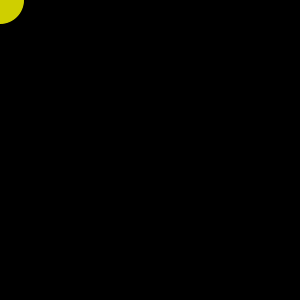
Frame 1 (no input)
Frame 60 (the mouse pressed at the canvas centre just before this capture): identical to frame 1, image omitted
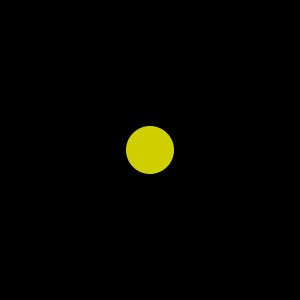
Frame 120 (the mouse held since frame 60 and released just before this capture)

The Processing sketch that drew these frames (run headless with seeded random() and noise(); from frame 60 on, the mouse is pressed at the canvas centre):

// Processing sketch: Class3_6
// ── Class3_6.pde
float[]x = new float[50];
float[]y = new float[50];

void setup() {
  frameRate(200);
  size(300, 300);
  for (int i=0; i<x.length; i++) {
    x[i] = 0;
    y[i] = 0;
  }
}

void draw() {
  background(0);
  noStroke();
  x[x.length-1] = mouseX;
  y[y.length-1] = mouseY;

fill(255, 255, 0);
  for (int i=0; i<x.length-1; i++) {
    x[i]=x[i+1];
    y[i]=y[i+1];
  }

  for (int i=0; i<x.length-1; i++) {
    fill(255-i, 255-i, 0);
    ellipse(x[i], y[i], i, i);
  }
}
